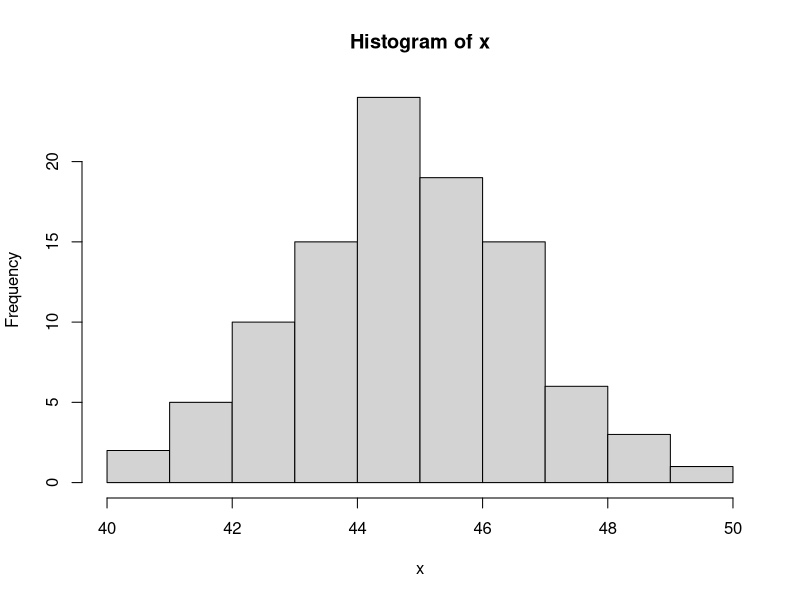
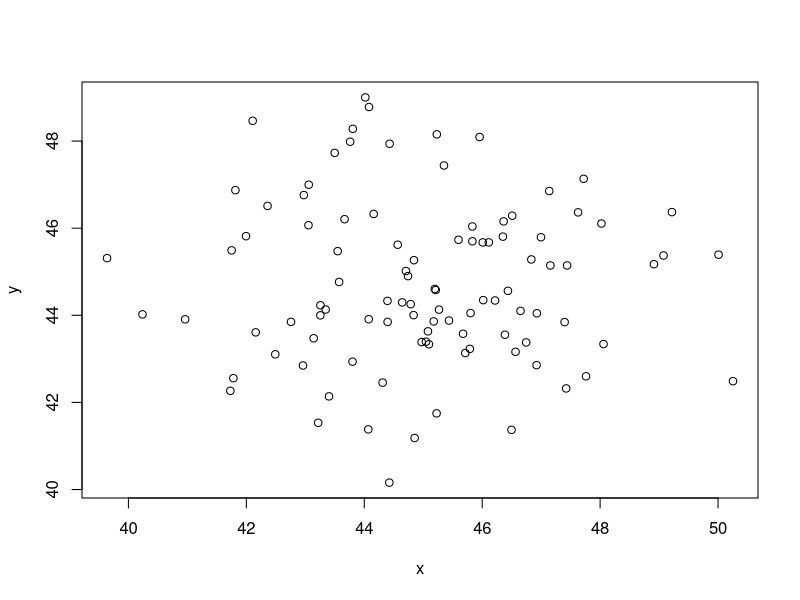

Generate these figures, in order, with R:
## ---- chunk 1
knitr::opts_chunk$set(message=FALSE,warning=FALSE, cache=TRUE, eval = FALSE)
## ---- chunk 2
#help() - Gives description of an R topic. Usually includes a definition, general code, example of application

help(mean)

## ---- chunk 3
#? - Gives a description of an R topic

?median

## ---- chunk 4
#data() - Loads a dataset from R

data()
## ---- chunk 5
#library() - Loads a package to be used in an R program

library(ggplot2)
## ---- chunk 6
#print() - Prints an argument

print("This was printed")
## ---- chunk 7
#cat() -  function prints the objects, concatenates the representations

x <- "EGG"
y <- "PERSON"

cat(x,y)
## ---- chunk 8
#c() - Concatenates values, variables together

x <- (1:10)
y <- (11:20)

c(x,y)
## ---- chunk 9
#from:to - Creates a list of numbers at from a starting value to an ending value.

1:10

## ---- chunk 10
#seq() - Generates a standard pattern from beginning to end, by a given increment or decrement

seq(1,100,5) 


## ---- chunk 11
#rep() - Repeats arguments in the given order, for a number of iterations

rep(1:10,2)

## ---- chunk 12
#data.frame() - Converts variables into a data frame

x <- (1:5)
y <- (6:10)
z <- data.frame(x,y)

z
## ---- chunk 13
#list() <- Creates a vector list of variables

list("A", "B", "C", "D") 

## ---- chunk 14
#matrix() - Creates a matrix, a set that contains at least

matrix(c(1:6),nrow=3,ncol=2)

## ---- chunk 15
#factor() - Converts an object to factor class  

x <- c("Male", "Female", "Male", "Female")

factor(x)
class(factor(x))
## ---- chunk 16
#rbind() - Combines vector, matrix or data frame by rows
x <- matrix(c(1:6),nrow=3,ncol=2,byrow=TRUE)
y <- matrix(c(1:6),nrow=3,ncol=2,byrow=TRUE)

rbind(x,y)
## ---- chunk 17
#cbind() - Combines vector, matrix or data frame by columns 

#cbind() 
x <- matrix(c(1:6),nrow=3,ncol=2,byrow=TRUE)
y <- matrix(c(1:6),nrow=3,ncol=2,byrow=TRUE)

cbind(x,y)
## ---- chunk 18
#x[n] - nth element

x <- sample(c(1:100), 10)
x
x[2]

## ---- chunk 19
#x[-n] - All but nth element

x <- sample(c(1:10), 10)
x
x[-2]

## ---- chunk 20
#x[(1:n)] elements from n+1 to the end


x <- sample(c(1:10), 10)
x
x[(1:4)] 

## ---- chunk 21
#x[-(1:n)] - Elements from n+1 to the end

x <- sample(c(1:10), 10)
x
x[-(1:4)]

## ---- chunk 22
#x[c(n, n, n)] - Specific n elements


x <- sample(c(1:10), 10)
x
x[c(1,2,10)] 

## ---- chunk 23
#x[“name”] - Elements named “name”


x <- rep(c("X", "Y"), 2)
x
x["X"] 

## ---- chunk 24
#x[x>n] - All elements greater than n

x <- 1:10
x
x[x>4] 

## ---- chunk 25
#x[x > n1 & x < n2] - All elements greather than n1 and less than n2

x <- 1:10
x
x[x>4 & x < 8] 

## ---- chunk 26
#x[x %in% c(“a”,“and”,“the”)] - All elements in given set

x <- 1:10
x
x[x %in% c(1, 2, 10, 30)]

## ---- chunk 27
#x[n] - List with elements n

x <- list("First", "Second", "Third")
x
x[2]

## ---- chunk 28
#x[[n]] - nth element of the list

x <- list("First", "Second", "Third")
x
x[[1]]

## ---- chunk 29
#x[[“name”]] - Element of the list named “name”

x <- list("First", "Second", "Third")
x
x[["First"]]

## ---- chunk 30
#x$name - Id

x <- list("First", "Second", "Third")
x
x$"First"
## ---- chunk 31
#x[a,b] - Element at row a, column b

x <- matrix(c(1:9),nrow=3,ncol=3)
x
x[3,2]
## ---- chunk 32
#x[i,] - Row a

x <- matrix(c(1:9),nrow=3,ncol=3)
x
x[1,]
## ---- chunk 33
#x[,b] - Column b

x <- matrix(c(1:9),nrow=3,ncol=3)
x
x[,2]
## ---- chunk 34
#x[,c(1,2)] - columns 1 and 3

x <- matrix(c(1:9),nrow=3,ncol=3)
x
x[,c(1,3)]
## ---- chunk 35
#x[“name”,] - Row named “name”

x <- matrix(c(1:9),nrow=3,ncol=3)
x
x[1,]
## ---- chunk 36
#x[“name”,] - Column named “name”

x <- (1:3)
y <- (4:6)
z <- data.frame(x,y)
z
z["x"]

## ---- chunk 37
#x$nameid - Column name 

x <- (1:3)
y <- (4:6)
z <- data.frame(x,y)
z
z$x

## ---- chunk 38
#as.data.frame() - Converts variable to a dataframe

x <- c(1:5)
x
as.data.frame(x)
## ---- chunk 39
#as.numeric() - Converts variable to numeric data type

x <- c("1","2","3","4")

class(x)

class(as.numeric(x)) 
## ---- chunk 40
#Converts variable to a logical data type

x <- c("T", "F", "T", "F")

class(x)

as.logical(x) 
## ---- chunk 41
#Converts varaiable to character data type

x <- c(1, 2, 3, 4)

class(x)

as.character(x) 
## ---- chunk 42
#is.na() - Determines if variable is "NA" value. Returns True or False.

x <- NA
is.na(x)

## ---- chunk 43
#is.null() - Determines if value is undefined. Returns True or False

j <- NULL
is.null(j)

k <- 1
is.null(k) 

## ---- chunk 44
#Determines if value is a dataframe Returns True or False

x <- (1:5)
y <- (6:10)
z <- data.frame(x,y)

is.data.frame(z)
## ---- chunk 45
#Determines if value is a numeric data type. Returns True or False.

x <- c(1,2,3)

is.numeric(x) 

y <- c("1", "2", "3")

is.numeric(y) 
## ---- chunk 46
#Determines if value is a character data type. Returns True or False.

x <- c("1", "2", "3")

is.character(x) 
## ---- chunk 47
#Determines length of value

x <- c(1:100)

length(x) 
## ---- chunk 48
#Gets or sets the length of a vector (list) or other objects

x <- matrix(c(3,5,7,1,9,4),nrow=3,ncol=2,byrow=TRUE)

dim(x)
## ---- chunk 49
#dimnames() - Dimension names of an object

x <- matrix(c(3,5,7,1,9,4),nrow=3,ncol=2,byrow=TRUE)

dimnames(x) 
## ---- chunk 50
#nrow() - Identifies the number of rows in x

x <- matrix(c(3,5,7,1,9,4),nrow=3,ncol=2,byrow=TRUE)

nrow(x) 
## ---- chunk 51
#ncol() - Identifies the number of columns in x

x <- matrix(c(3,5,7,1,9,4),nrow=3,ncol=2,byrow=TRUE)

ncol(x) 
## ---- chunk 52
#Identifies data type of variable

x <- c("First", "Second", "Third")

class(x)  
## ---- chunk 53
#Accesses the attribute of an object attribute

x <- matrix(c(3,5,7,1,9,4),nrow=3,ncol=2,byrow=TRUE)

attributes(x)
## ---- chunk 54
#which.max() - Identifies index that has the highest value in a variable

which.max(c(32,34,3,2,212,33243,34234,532))
## ---- chunk 55
#which.min() - Identifies index that has the lowest value in a variable

which.min(c(32,34,3,2,212,33243,34234,532))
## ---- chunk 56
#which() - Identifies index of an argument that fulfills a condition

x <- c(20,3,2, 4,30,2,3,5,32,432)
which(x > 100)
## ---- chunk 57
#sort() - Arranges a vector in either descending or ascending order

x <- c(20,3,2, 4,30,2,3,5,32,432)

sort(x,decreasing = F)
## ---- chunk 58
#unique() = Returns unique values of a variable

x <- c(1,1,1,1,1,1,2,2,2,2,2,2,2,23,3,3,3,3,33,3,3)

unique(x)
## ---- chunk 59
#table() - Converts a variable into a table and counts the frequency of its unique values

x <- c(1,1,1,1,1,1,2,2,2,2,2,2,2,23,3,3,3,3,33,3,3)

table(x)
## ---- chunk 60
#sample() - Creates a random sample of numbers, letters, etc.

x <- sample(1:10, 10)

x
## ---- chunk 61
#max()- Identifies maximum value of a set of values

max(1,2,4,5,6,9,12,12,43,2,1,2,3,2,1,2,23)  
## ---- chunk 62
#min() - Identifies minimum value of a set of values

min(1,2,4,5,6,9,12,12,43,2,1,2,3,2,1,2,23)  
## ---- chunk 63
#range() - Identifies range of a set of values

range(1,2,4,5,6,9,12,12,43,2,1,2,3,2,1,2,23)  
## ---- chunk 64
#sum() -Identifies sum of a set of values

sum(1,2,4,5,6,9,12,12,43,2,1,2,3,2,1,2,23)  
## ---- chunk 65
#mean() - Identifies mean of a set of values

mean(1,2,4,5,6,9,12,12,43,2,1,2,3,2,1,2,23)  
## ---- chunk 66
#median() - Identifies median of a set of values

median(1,2,4,5,6,9,12,12,43,2,1,2,3,2,1,2,23)  
## ---- chunk 67
#var() - Identifies variance of a set of values

var(c(1,2,4,5,6,9,12,12,43,2,1,2,3,2,1,2,23))  
## ---- chunk 68
#sd() - Identifies standard deviation of a set of values

sd(c(1,2,4,5,6,9,12,12,43,2,1,2,3,2,1,2,23))  
## ---- chunk 69
#cor() - Identifies correlation of a set of values

cor(c(1,2,4,5,6,9,12,12,43,2,1,2,3,2,1,2,23), c(1,2,23,3,4,4,5,5,6,7,4,3,3,2,3,5,6))  
## ---- chunk 70
#round() - Rounds a value to a given place

cor(c(1,2,4,5,6,9,12,12,43,2,1,2,3,2,1,2,23), c(1,2,23,3,4,4,5,5,6,7,4,3,3,2,3,5,6))
round((cor(c(1,2,4,5,6,9,12,12,43,2,1,2,3,2,1,2,23), c(1,2,23,3,4,4,5,5,6,7,4,3,3,2,3,5,6))), 2)
## ---- chunk 71
#abs() - Identifies absolute value

abs(-100 + 0) 
## ---- chunk 72
#t() - Transposes a dataframe or matrix

x <- matrix(c(3,5,7,1,9,4),nrow=3,ncol=2,byrow=TRUE) 

x
t(x)
## ---- chunk 73
#diag() - Diagonal matrix of x

x <- matrix(c(3,5,7,1,9,4),nrow=3,ncol=3,byrow=TRUE) 

x
diag(x)
## ---- chunk 74
#colSums() - Returns the sum from each row of x

x <- matrix(c(3,5,7,1,9,4),nrow=3,ncol=2,byrow=TRUE) 

x

colSums(x)
## ---- chunk 75
#Returns the mean from each row of x

x <- matrix(c(3,5,7,1,9,4),nrow=3,ncol=2,byrow=TRUE) 

x

rowMeans(x)
## ---- chunk 76
#Returns the mean from each column of x

x <- matrix(c(3,5,7,1,9,4),nrow=3,ncol=2,byrow=TRUE) 

x

colMeans(x)
## ---- chunk 77
#aaply() - Apply a function on multiple cases at once

a <- c(T, F, T)
b <- c(1,2,3)
c <- c("First", "Second", "Third")

d <- data.frame(a,b,c)
apply(d, c(1,2), class)

## ---- chunk 78
#aggregate() - Takes an aggregate of a given set of values

Score <- sample(c(1:100), 10)
Gender <- sample(c("Boy", "Girl"), 10, replace = T)
FinalGrades <- data.frame(Score,Gender)
aggregate(Score ~ Gender, FinalGrades, mean)

## ---- chunk 79
#paste() - Concatenate vectors after converting to character.

b <- 1:10

c <- paste(b)
b
c

## ---- chunk 80
#strsplit() - Splits character vector x into substrings by matching substring

strsplit("BR_OOK_LYN_CO_LL_EGE", "_")
## ---- chunk 81
#tolower() - Converts text to lower case

tolower("LOWERCASE")  
## ---- chunk 82
#toupper() - Converts text to lower case

toupper("uppercase")  
## ---- chunk 83
#hist() - Base histogram plot

x <- rnorm(100, 45, 2)
hist(x)
## ---- chunk 84
#plot() - Plots a regular baseplot based on the type and number of vairables

x <- rnorm(100, 45, 2)
y <- rnorm(100, 45, 2)
plot(x,y) 
## ---- chunk 85
#rnorm() - Compute a series of values that would make a normal distribution

x <- rnorm(100, 45, 2)
x
## ---- chunk 86
#runif() - Compute a series of values within a range

x <- runif(100, 45, 2)
x
## ---- chunk 87
#Function

SelfSquare <- function(x){
  x <- x * x
}

print(SelfSquare(4))
## ---- chunk 88
#For loop

for (i in c(1:5)){
  print(i)
}
## ---- chunk 89
#While loop
i <- 1
while(i <= 5){
  print(i)
  print("i is less than or equal to 5")
  i <- i +1
}
## ---- chunk 90
#If else 
i <- 6
if (i <= 5){
  print(i)
  print("i is less than or equal to 5")
} else {
  print(i)
  print("i is greater than 5")
}
## ---- chunk 91
#return() - Sends back a value from within a function in regards to it's function

addition <- function(x){
  if (x > 5){
    return(x +1)
  } else{
    return(x +2)
  }
}
addition(1)
addition(10)


## ---- chunk 92
#break() - Usually used in while loops to fall out of the loop

i <- 1
while(i <= 5){
  print(i)
  print("i is less than or equal to 5")
  i <- i +1
  if(i == 3){
    print(i)
    print("Here is where the loop will break")
    break
  }
}
